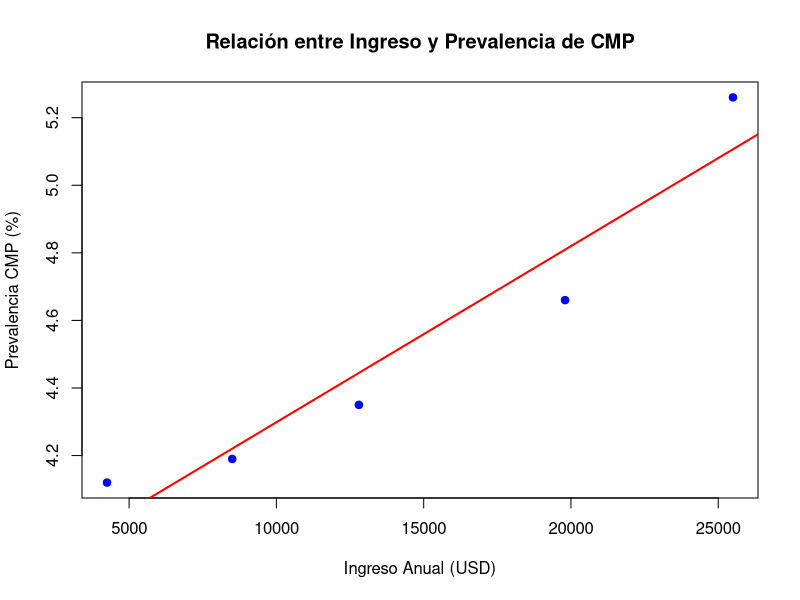

R code for this plot:
## ---- chunk 1

## ---- chunk 2
# Ingresamos los datos de Ingreso (quitando el punto de los miles)
ingreso <- c(4250, 8500, 12800, 19800, 25500)

# Ingresamos los datos de Prevalencia (cambiando la coma por punto)
prevalencia <- c(4.12, 4.19, 4.35, 4.66, 5.26)

# Creamos el modelo de regresión (Prevalencia en función del Ingreso)
modelo <- lm(prevalencia ~ ingreso)

# Vemos los resultados estadísticos
summary(modelo)

# Hacemos un gráfico para visualizarlo (opcional pero recomendado)
plot(ingreso, prevalencia, main="Relación entre Ingreso y Prevalencia de CMP",
     xlab="Ingreso Anual (USD)", ylab="Prevalencia CMP (%)", pch=19, col="blue")
abline(modelo, col="red", lwd=2) # Añade la línea de tendencia
## ---- chunk 3

# Calculamos la correlación
correlacion <- cor(ingreso, prevalencia)
print(correlacion)
summary(modelo)
